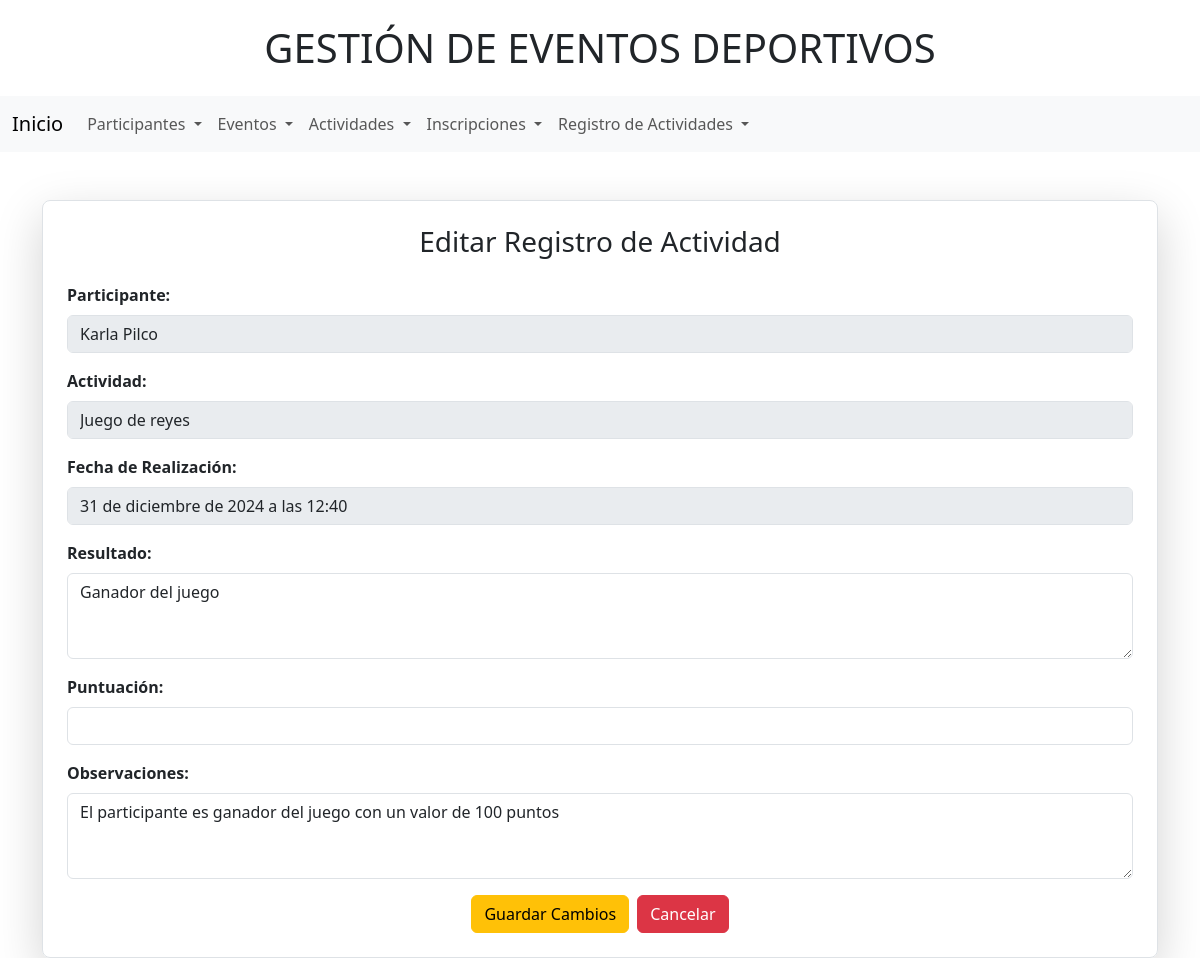
/editarRegistroActividad/1/, run on the app's committed database.
### Aplicaciones/Gestiones/models.py (models this page shows, shortened)
class RegistroActividad(models.Model):
    id = models.AutoField(primary_key=True)
    participante = models.ForeignKey(Participante, on_delete=models.CASCADE, related_name="registros_actividades")
    actividad = models.ForeignKey(Actividad, on_delete=models.CASCADE, related_name="registros_actividades")
    resultado = models.TextField(blank=True, null=True)
    puntuacion = models.DecimalField(max_digits=5, decimal_places=2, blank=True, null=True)
    observaciones = models.TextField(blank=True, null=True)
    fecha_realizacion = models.DateTimeField()
    class Meta:
        unique_together = ('participante', 'actividad')

class Participante(models.Model):
    id = models.AutoField(primary_key=True)
    nombre = models.CharField(max_length=100)
    apellido = models.CharField(max_length=100)
    email = models.EmailField(unique=True)
    telefono = models.CharField(max_length=15, blank=True, null=True)
    fecha_nacimiento = models.DateField(blank=True, null=True)
    direccion = models.TextField(blank=True, null=True)

class Actividad(models.Model):
    id = models.AutoField(primary_key=True)
    nombre = models.CharField(max_length=200)
    descripcion = models.TextField()
    duracion = models.DurationField()
    evento = models.ForeignKey(Evento, on_delete=models.CASCADE, related_name="actividades")
    nivel_dificultad = models.CharField(max_length=50, choices=[('Facil', 'Fácil'), ('Intermedio', 'Intermedio'), ('Avanzado', 'Avanzado')])
    equipo_necesario = models.TextField()

### Aplicaciones/Gestiones/views.py (the view)
# urls.py: path('editarRegistroActividad/<int:registro_id>/', views.editarRegistroActividad, name='editarRegistroActividad'),
def editarRegistroActividad(request, registro_id):
    registro = get_object_or_404(RegistroActividad, id=registro_id)
    return render(request, 'editarRegistro.html', {'registro': registro})

### Aplicaciones/Gestiones/templates/editarRegistro.html (shortened to what this page needs)
{% extends "./plantilla.html" %}
{% block contenido %}
<div class="container mt-5">
    <div class="border p-4 rounded-3 shadow-lg">
        <h3 class="mb-4 text-center">Editar Registro de Actividad</h3>
        <form action="/procesarEdicionRegistroActividad/" id="frm_editar_registro" method="post">
            <div class="mb-3">
                <label for="txt_participante" class="form-label"><b>Participante:</b></label>
                <input type="text" name="txt_participante" id="txt_participante" class="form-control" value="{{ registro.participante.nombre }} {{ registro.participante.apellido }}" disabled>
            </div>
            <div class="mb-3">
                <label for="txt_actividad" class="form-label"><b>Actividad:</b></label>
                <input type="text" name="txt_actividad" id="txt_actividad" class="form-control" value="{{ registro.actividad.nombre }}" disabled>
            </div>
            <div class="mb-3">
                <label for="txt_fecha_realizacion" class="form-label"><b>Fecha de Realización:</b></label>
                <input type="text" name="txt_fecha_realizacion" id="txt_fecha_realizacion" class="form-control" value="{{ registro.fecha_realizacion }}" disabled>
            </div>
            <div class="mb-3">
                <label for="txt_resultado" class="form-label"><b>Resultado:</b></label>
                <textarea name="txt_resultado" id="txt_resultado" class="form-control" rows="3">{{ registro.resultado }}</textarea>
            </div>
            <div class="mb-3">
                <label for="txt_puntuacion" class="form-label"><b>Puntuación:</b></label>
                <input type="number" name="txt_puntuacion" id="txt_puntuacion" class="form-control" value="{{ registro.puntuacion }}" step="0.01" min="0" max="10">
            </div>
            <div class="mb-3">
                <label for="txt_observaciones" class="form-label"><b>Observaciones:</b></label>
                <textarea name="txt_observaciones" id="txt_observaciones" class="form-control" rows="3">{{ registro.observaciones }}</textarea>
            </div>
            <div class="d-flex justify-content-center">
                <button type="submit" class="btn btn-warning me-2">Guardar Cambios</button>
                <a href="/listadoRegistrosActividad/" class="btn btn-danger">Cancelar</a>
            </div>
        </form>
    </div>
</div>
{% endblock %}

### data on the page
RegistroActividad: txt_participante "Karla Pilco", txt_actividad "Juego de reyes", txt_fecha_realizacion "31 de diciembre de 2024 a las 12:40", txt_resultado "Ganador del juego", txt_observaciones "El participante es ganador del juego con un valor de 100 puntos"
